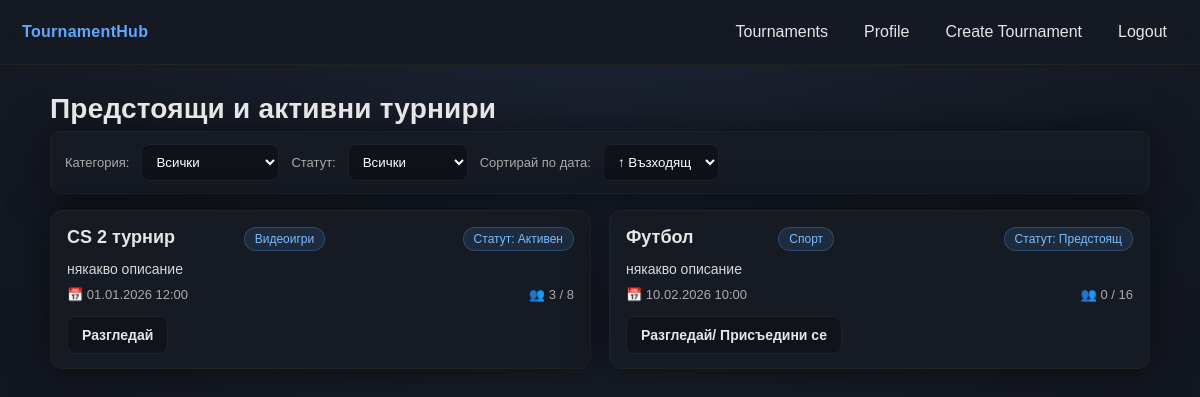
Page /home.php (signed in) on the earlier database version.
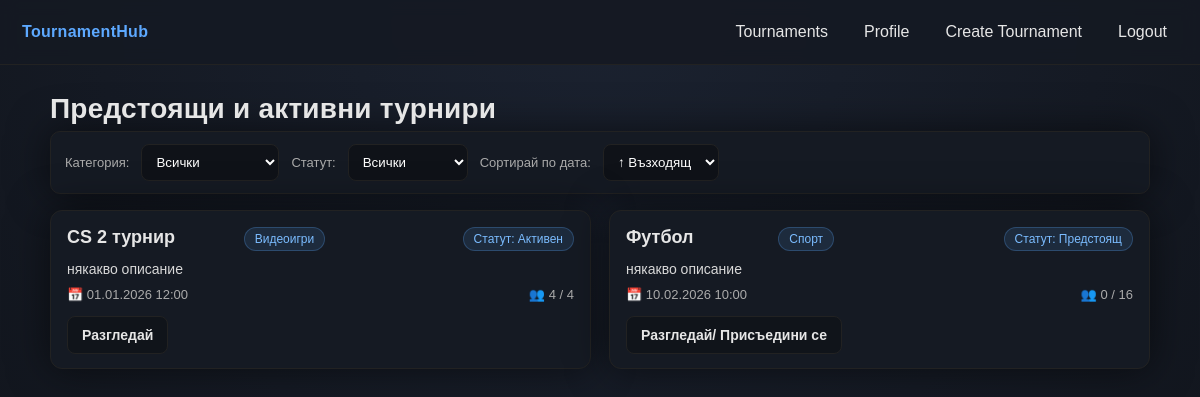
Same page on the later database version.
### tables this page shows
CREATE TABLE Tournament (
    id INT UNSIGNED AUTO_INCREMENT PRIMARY KEY,
    name VARCHAR(63) NOT NULL,
    description VARCHAR(255),
    category VARCHAR(63),
    start_datetime DATETIME NOT NULL,
    end_datetime DATETIME NOT NULL,
    status ENUM('upcoming', 'ongoing', 'finished') NOT NULL DEFAULT 'upcoming',
    capacity INT UNSIGNED NOT NULL,
    spots_taken INT UNSIGNED NOT NULL DEFAULT 0, 
    is_team_based BOOLEAN NOT NULL,
    creator_user_id INT UNSIGNED NOT NULL,
    CONSTRAINT fk_tournament_creator
        FOREIGN KEY (creator_user_id)
        REFERENCES User(id)
        ON DELETE CASCADE
        ON UPDATE CASCADE 
);

### home.php (the view, shortened to what this page needs)
<?php
require "db.php";
$stmt = mysqli_prepare(
    $conn,
    "SELECT
        t.id,
        t.name,
        t.description,
        t.category,
        t.start_datetime,
        t.capacity,
        t.spots_taken,
        t.status
     FROM Tournament t
     WHERE t.status != 'finished'
     ORDER BY t.start_datetime"
);
mysqli_stmt_execute($stmt);
$result = mysqli_stmt_get_result($stmt);
$tournaments = [];
while ($row = mysqli_fetch_assoc($result)) {
    $tournaments[] = $row;
}
?>
<!DOCTYPE html>
<html lang="bg">
<head>
    <link rel="stylesheet" href="style.css">
</head>
<body>
<header class="navbar">
    <div class="logo"><a href="home.php">TournamentHub</a></div>
    <nav>
        <a href="home.php">Tournaments</a>
        <a href="user.php">Profile</a>
        <a href="create_tournament.php">Create Tournament</a>
        <a href="handlers/logout_handler.php">Logout</a>
    </nav>
</header>
<main class="container">
    <h1>Предстоящи и активни турнири</h1>
        <div class="filters">
        <label for="category-filter">Категория:</label>
        <select id="category-filter">
            <option value="">Всички</option>
        </select>
        <label for="status-filter">Статут:</label>
        <select id="status-filter">
            <option value="">Всички</option>
        </select>
        <label for="sort-date">Сортирай по дата:</label>
        <select id="sort-date">
            <option value="asc">↑ Възходящ</option>
        </select>
        </div>
    <div id="tournament-grid" class="tournament-grid">
        <?php foreach ($tournaments as $t): ?>
            <div class="tournament-card"
             data-date="<?= strtotime($t['start_datetime']) ?>"
             data-category="<?= htmlspecialchars($t['category']) ?>"
             data-status="<?= $t['status'] ?>">
                <div class="card-header">
                    <h2><?= htmlspecialchars($t['name']) ?></h2>
                    <?php
                    $status = $t['status'];
                    if ($status === 'upcoming') {
                    $label = 'Статут: Предстоящ';
                    } elseif ($status === 'ongoing') {
                    $label = 'Статут: Активен';
                    } else {
                    $label = htmlspecialchars($status);
                    }
                    ?>
                    <span class="tag"><?= htmlspecialchars($t['category']) ?></span><br>
                    <span class="tag"><?= $label ?></span>
                </div>
                <p class="description">
                    <?= htmlspecialchars($t['description']) ?>
                </p>
                <div class="meta">
                    <span>📅 <?= date("d.m.Y H:i", strtotime($t['start_datetime'])) ?></span>
                    <span>👥 <?= (int)$t['spots_taken'] ?> / <?= (int)$t['capacity'] ?></span>
                </div>
                <div class="actions">
                    <?php
                    $status = $t['status'];
                    if ($status === 'upcoming') {
                    $button_text = 'Разгледай/ Присъедини се';
                    } elseif ($status === 'ongoing') {
                    $button_text = 'Разгледай';
                    } else {
                    $button_text = htmlspecialchars($status);
                    }
                    ?>
                    <a class="btn"
                       href="tournament.php?id=<?= (int)$t['id'] ?>"><?= $button_text ?></a>
                </div>
            </div>
        <?php endforeach; ?>
    </div>
</main>
</body>
</html>

### style.css (style rules this page uses)
:root { --bg1:#1b2230; --bg2:#0f1218; --text:#e6e6e6; --muted:#aaa; --card:#151a23; --border:#222; --primary:#5da9ff; --primaryHover:#7bbcff; --shadow: 0 0 40px rgba(0,0,0,.55); }
* { box-sizing:border-box; font-family: Arial, sans-serif; }
body { margin:0; min-height:100vh; background: radial-gradient(circle at top, var(--bg1), var(--bg2)); color:var(--text); }
a { color:var(--primary); text-decoration:none; }
.navbar { position: sticky; top: 0; z-index: 10; display:flex; align-items:center; justify-content:space-between; padding: 14px 22px; background: rgba(21,26,35,.92); border-bottom: 1px solid var(--border); backdrop-filter: blur(8px); }
.navbar .logo { font-weight: 800; letter-spacing: .3px; color: var(--primary); user-select:none; }
.logo > a { text-decoration: none; }
.navbar nav { display:flex; align-items:center; gap:14px; }
.navbar nav a { color: var(--text); text-decoration:none; padding: 8px 10px; border-radius: 8px; border: 1px solid transparent; }
.container { width: min(1100px, calc(100% - 40px)); margin: 0 auto; padding: 28px 0 46px; }
.container h1 { margin: 0 0 6px; font-size: 28px; letter-spacing: .2px; }
.container h2 { margin: 28px 0 12px; font-size: 20px; font-weight: 700; }
.container p { color: #d8d8d8; margin: 8px 0; }
.meta { color: var(--muted); font-size: 13px; }
.filters { display:flex; align-items:center; flex-wrap:wrap; gap:10px 12px; background: var(--card); border: 1px solid var(--border); border-radius: 10px; padding: 12px 14px; box-shadow: var(--shadow); }
.filters label { color: var(--muted); font-size: 13px; }
select, input, textarea { background: var(--bg2); color: #fff; border: 1px solid var(--border); border-radius: 8px; padding: 9px 10px; outline: none; }
.tournament-grid, .match-grid { display:grid; grid-template-columns: repeat(auto-fit, minmax(280px, 1fr)); gap: 18px; margin-top: 16px; }
.tournament-card, .match-card { background: var(--card); border: 1px solid var(--border); border-radius: 12px; padding: 16px 16px 14px; box-shadow: var(--shadow); transition: transform .15s ease, border-color .15s ease; }
.card-header { display:flex; align-items:flex-start; justify-content:space-between; gap: 12px; }
.card-header h2 { margin:0; font-size: 18px; font-weight: 800; color: var(--text); line-height: 1.2; }
.tag { flex: 0 0 auto; font-size: 12px; color: var(--primaryHover); background: rgba(93,169,255,.12); border: 1px solid rgba(93,169,255,.25); padding: 4px 10px; border-radius: 999px; white-space: nowrap; }
.description { margin: 12px 0 10px; color: #d1d1d1; line-height: 1.45; font-size: 14px; }
.tournament-card .meta { display:flex; justify-content:space-between; gap: 10px; flex-wrap:wrap; margin-top: 8px; }
.btn { display:inline-flex; align-items:center; justify-content:center; gap:8px; padding: 10px 14px; border-radius: 8px; border: 1px solid var(--border); background: rgba(15,18,24,.7); color: var(--text); cursor:pointer; font-weight: 800; font-size: 14px; text-decoration:none; transition: background .15s ease, transform .05s ease, border-color .15s ease; }
.actions { display:flex; align-items:center; gap: 10px; margin-top: 14px; }
.actions .btn { min-width: 92px; }

Differences in the rows shown:
changed tournament "CS 2 турнир": spots_taken "3" → "4"; capacity "8" → "4"
